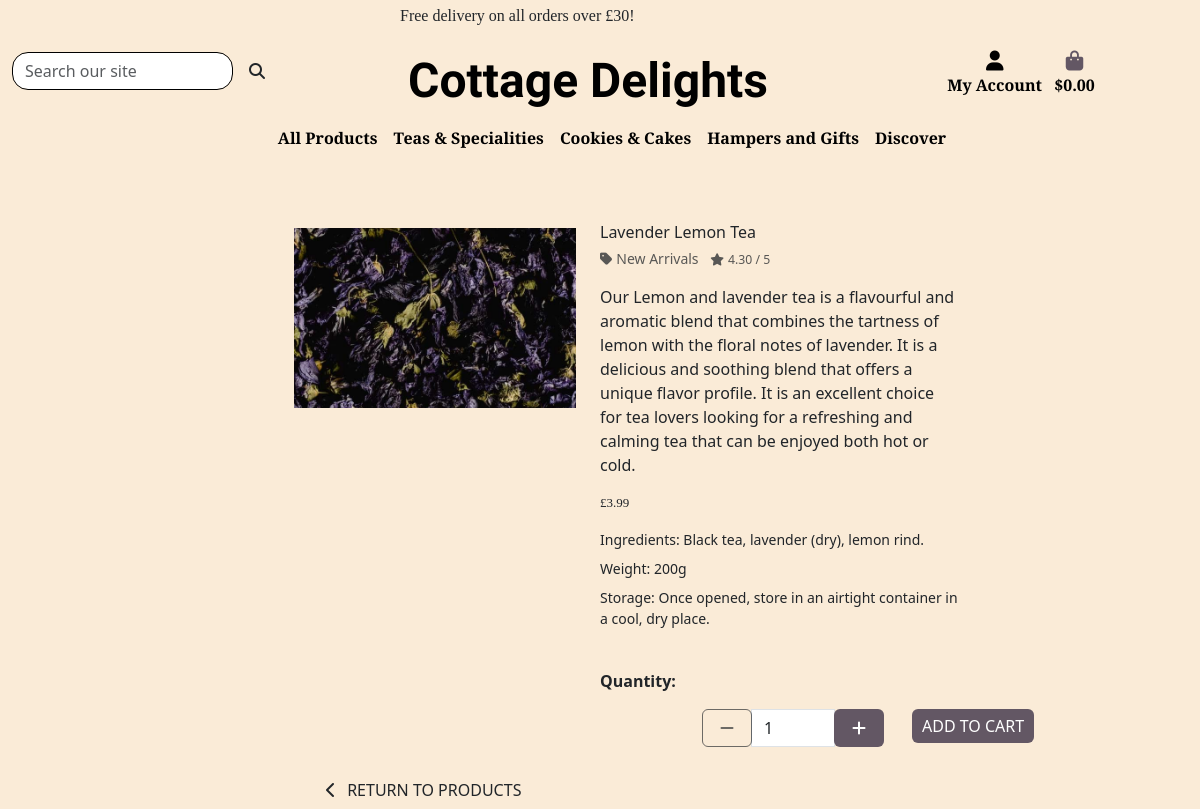
Screenshot of /products/2/ with the database file from the repository.
### products/models.py (models this page shows, shortened)
class Product(models.Model):
    category = models.ForeignKey(
        'category', null=True, blank=True, on_delete=models.SET_NULL)
    sku = models.CharField(max_length=100)
    name = models.CharField(max_length=250, null=True, blank=True)
    description = models.TextField()
    ingredients = models.CharField(max_length=450)
    weight = models.CharField(max_length=10, null=True, blank=True)
    storage = models.TextField(null=True, blank=True)
    price = models.DecimalField(max_digits=6, decimal_places=2)
    rating = models.DecimalField(
        max_digits=6, decimal_places=2, null=True, blank=True)
    image_url = models.URLField(max_length=1024, null=True, blank=True)
    image = models.ImageField(null=True, blank=True)

class Category(models.Model):
    class Meta:
        verbose_name_plural = 'Categories'
    name = models.CharField(max_length=250)
    friendly_name = models.CharField(max_length=250, null=True, blank=True)

### products/views.py (the view)
# urls.py: path('<int:product_id>/', views.productdetails, name='productdetails'),
def productdetails(request, product_id):
    product = get_object_or_404(Product, pk=product_id)
    context = {
        'product': product,
    }
    return render(request, 'products/productdetails.html', context)

### cart/contexts.py (called while the page is built, shortened)
def cart_contents(request):
    cart_items = []
    order_total = 0
    product_quant = 0
    cart = request.session.get('cart', {})
    if order_total < settings.FREE_DELIVERY_THRESHOLD:
        delivery = order_total * Decimal(settings.STANDARD_DELIVERY_PERCENTAGE / 100)
        free_delivery_delta = settings.FREE_DELIVERY_THRESHOLD - order_total
    else:
        delivery = 0
        free_delivery_delta = 0
    grand_total = delivery + order_total
    context = {
        'cart_items': cart_items,
        'order_total': order_total,
        'product_quant': product_quant,
        'delivery': delivery,
        'free_delivery_delta': free_delivery_delta,
        'free_delivery_threshold': settings.FREE_DELIVERY_THRESHOLD,
        'grand_total': grand_total,
    }
    return context

### products/templates/products/productdetails.html (shortened to what this page needs)
{% extends 'base.html' %}
{% load static %}
{% block page_header %}
<div class="container header-container">
</div>
{% endblock %}
{% block content %}
<div class="overlay"></div>
<div class="container-fluid mt-2">
    <div class=" container-fluid row mt-2">
        <div class="imgcontainer col-sm-12 col-md-6 col-lg-4 offset-2 me-0 mt-2">
            <div class="col-sm-12 w-100 image-container my-5">
                {% if product.image %}
                <a href="{{ product.image.url }}" target="_blank">
                    <img class="card-img-top img-fluid" src="{{ product.image.url }}" alt="{{ product.name }}">
                </a>
                {% else %}
                <a href="">
                    <img class="card-img-top img-fluid" src="{{ MEDIA_URL }}noimage-min.png" alt="{{ product.name }}">
                </a>
                {% endif %}
            </div>
        </div>
        <div class="detailcontainer col-sm-12 col-md-6 col-lg-4">
            <div class="productdetails-cont mb-4 mt-4 mt-md-5">
                <p class="mb-0">{{ product.name }}</p>
                {% if product.category %}
                <p class="small mt-1 mb-0">
                    <a class="text-muted" href="{% url 'products' %}?category={{ product.category.name }}">
                        <i class="fas fa-tag me-1"></i>{{ product.category.friendly_name }}
                    </a>
                    {% endif %}
                    {% if product.rating %}
                    <span class="mx-2"><small class="text-muted"><i class="fas fa-star me-1"></i>{{ product.rating }} /
                            5</small></span>
                    {% else %}
                    <small class="text-muted">No Rating</small>
                    {% endif %}</p>
                <p class="mt-3">{{ product.description }}</p>
                <p class="lead mb-0 text-left font-weight-bold">£{{ product.price }}</p>
                <small>
                    <div class="row mt-3">
                        <div class="col md-6">Ingredients: {{ product.ingredients }}</div>
                    </div>
                    <div class="row mt-2">
                        <div class="col md-6">Weight: {{ product.weight }}</div>
                    </div>
                    <div class="row mt-2">
                        <div class="col">Storage: {{ product.storage }}</div>
                    </div>
                </small>
            </div>
        </div>
    </div>
</div>
<div class="form-row quantitytitle">
    <div class="col-md-6">
        <p class="mt-3"><strong>Quantity:</strong></p>
    </div>
</div>
<div class="row mx-auto">
    <div class="quantcontainer col-md-6 col-lg-6 me-0 mx-auto mb-3">
        <form class="form col-md-4 quant-form me-1" action="{% url 'add_items' product.id %}" method="POST">
            <div class="form-group w-30">
                <div class="input-group input-group-{{ product.id }}">
                    <div class="input-group-prepend">
                        <button class="decrement-qty btn btn-black rounded-start decrement-qty_{{ product.id }}"
                            data-item_id="{{ product.id }}">
                            <span class="icon">
                                <i class="fas fa-minus"></i>
                            </span>
                        </button>
                    </div>
                    <input class="form-control qty_input id_qty_{{ product.id }}" type="number" name="quantity"
                        value="1" min="1" max="99" data-item_id="{{ product.id }}">
                    <div class="input-group-append">
                        <button class="increment-qty btn btn-black rounded-start increment-qty_{{ product.id }}"
                            data-item_id="{{ product.id }}">
                            <span class="icon">
                                <i class="fas fa-plus"></i>
                            </span>
                        </button>
                    </div>
                </div>
            </div>
    </div>
    <div class="col-md-3 ms-0 addtocart">
        <input type="submit" class="btn btn-black rounded text-uppercase" value="Add to Cart">
    </div>
</div>
<div class="row">
    <div class="col-12 col-md-6 mx-auto mt-2">
        <a href="{% url 'products' %}" class="btn btn-outline-black rounded-0">
            <span class="icon">
                <i class="fas fa-chevron-left"></i>
            </span>
            <span class="text-uppercase me-3">Return to Products</span>
        </a>
    </div>
</div>
{% endblock %}

### static/css/base.css (style rules this page uses)
html { height: 100%; margin: 0; padding: 0; width: 100%; }
body { width: 100%; background-image: url('/media/elaine-howlin-FEpNmWh1fMc-unsplash-min.jpg'); background-repeat: no-repeat; background-size: cover; background-color: rgb(247, 235, 235); height: calc(76vh - 164px); }
.overlay { height: 100%; width: 100%; background-color: antiquewhite; z-index: -1; top: 0; left: 0; position: fixed; }
.header-container { padding-top: 164px; width: 100%; }
a.text-muted { text-decoration: none; }
.imgcontainer { padding-left: 90px; }
img.card-img-top { width: 100%; height: 15vw; object-fit: cover; }
.quant-form { padding-left: 10px; }
.icon { align-items: center; display: inline-flex; justify-content: center; height: 1.5rem; width: 1.5rem; }
p.lead { font-size: 13px; font-weight: 500; font-family: "Arbutus Slab", serif; }
a.btn-black, button.btn-black, input.btn-black, a.editbutton { background: rgb(99, 87, 100); color: white; }
input.btn-black { border-style: none; border-radius: 5px; padding: 5px 10px; }
@media (min-width: 768px) { .container { width: 100%; } }
@media (min-width: 992px) { .header-container { padding-top: 164px; } }
@media screen and (min-width: 768px) and (max-width: 1755px) { html { width: 100%; } }
@media screen and (min-width: 768px) and (max-width: 1755px) { body { width: 100%; } }
@media screen and (min-width: 768px) and (max-width: 1755px) { div.container { width: 100%; } }
@media screen and (min-width: 576px) { div.quantcontainer { display: flex; justify-content: end; } }
@media screen and (min-width: 885px) { div.quantitytitle { display: flex; justify-content: end; } }

### rows the page displays
Product: image (picture), name "Lavender Lemon Tea", category.friendly_name "New Arrivals", rating "4.30", description "Our Lemon and lavender tea is a flavourful and aromatic blend that combines the tartness of lemon with the floral notes of lavender. It is a delicious and soothing blend that offers a unique flavor profile. It is an excellent choice for tea lovers looking for a refreshing and calming tea that can be enjoyed both hot or cold.", price "3.99", ingredients "Black tea, lavender (dry), lemon rind.", weight "200g", storage "Once opened, store in an airtight container in a cool, dry place."

### other values shown
{{ free_delivery_threshold }} "30"
